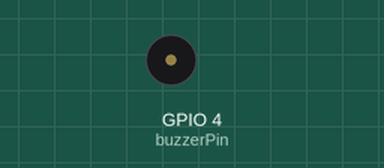
A sketch run on a simulated ESP32. Parts: buzzer (waves = sounding). Nothing arrives over Bluetooth unless stated; what the sketch prints to the serial monitor is not drawn.

Above: at 2.5 s.
At 4.52 s:
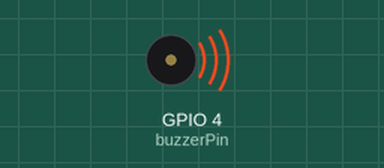
Timing chart, 0 to 8.3 s (numbered marks = the images above):
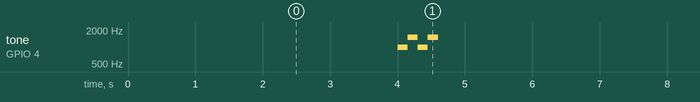

Measured:
- by itself, tone on GPIO 4 (buzzerPin): repeats every 5.6 s: 1500 Hz 0.15 s, 1000 Hz 0.15 s, 1500 Hz 0.15 s, silent 5.0 s, 1000 Hz 0.15 s

The sketch:

Bluetooth_Safe_Zone_Proximity_Alarm.ino
```cpp
#include <BLEDevice.h>
#include <BLEUtils.h>
#include <BLEScan.h>
#include <BLEAdvertisedDevice.h>

int scanTime = 3;
BLEScan* pBLEScan;
const int buzzerPin = 4;

// ⚠️ Ensure this matches your watch's address exactly
const String TARGET_MAC = "change_this_to_your_watch_mac";

// -64 is greater than -82, meaning it is safely nearby!
const int RSSI_THRESHOLD = -62;
volatile bool deviceFoundGlobal = false;

class MyAdvertisedDeviceCallbacks: public BLEAdvertisedDeviceCallbacks {
    void onResult(BLEAdvertisedDevice advertisedDevice) {
      String foundAddress = advertisedDevice.getAddress().toString().c_str();

      if (foundAddress == TARGET_MAC) {
        int rssi = advertisedDevice.getRSSI();
        Serial.print("-> Target spotted! Current RSSI: ");
        Serial.println(rssi);

        // Logical Fix: If signal is stronger than threshold, it is safe
        if (rssi >= RSSI_THRESHOLD) {
          deviceFoundGlobal = true;
        }
      }
    }
};

void setup() {
  Serial.begin(115200);
  delay(1000);

  pinMode(buzzerPin, OUTPUT);
  noTone(buzzerPin);

  Serial.println("--- System Initializing ---");
  BLEDevice::init("");
  pBLEScan = BLEDevice::getScan();
  pBLEScan->setAdvertisedDeviceCallbacks(new MyAdvertisedDeviceCallbacks());
  pBLEScan->setActiveScan(true);
  pBLEScan->setInterval(160); // Optimized timing intervals for S3 BLE stack
  pBLEScan->setWindow(120);
}

void loop() {
  Serial.println("\n[Scan Start] Searching for your watch...");
  deviceFoundGlobal = false;

  // Run the hardware scan engine cleanly
  pBLEScan->start(scanTime, false);

  // Fixed: Do not call pBLEScan->stop() manually to prevent the BT_BTM scan driver error

  if (deviceFoundGlobal == false) {
    Serial.println("⚠️ RESULT: Watch is OUT OF RANGE or missing! Sounding alarm!");

    // Play sound pattern on the buzzer
    for(int i = 0; i < 2; i++) {
      tone(buzzerPin, 1000);
      delay(150);
      tone(buzzerPin, 1500);
      delay(150);
    }
    noTone(buzzerPin);

  } else {
    Serial.println("✅ RESULT: Watch is safely NEARBY. Silence maintained.");
    noTone(buzzerPin);
  }

  pBLEScan->clearResults();
  Serial.println("[Scan End] Memory flushed. Waiting for next cycle...");
  delay(2000);
}
```
